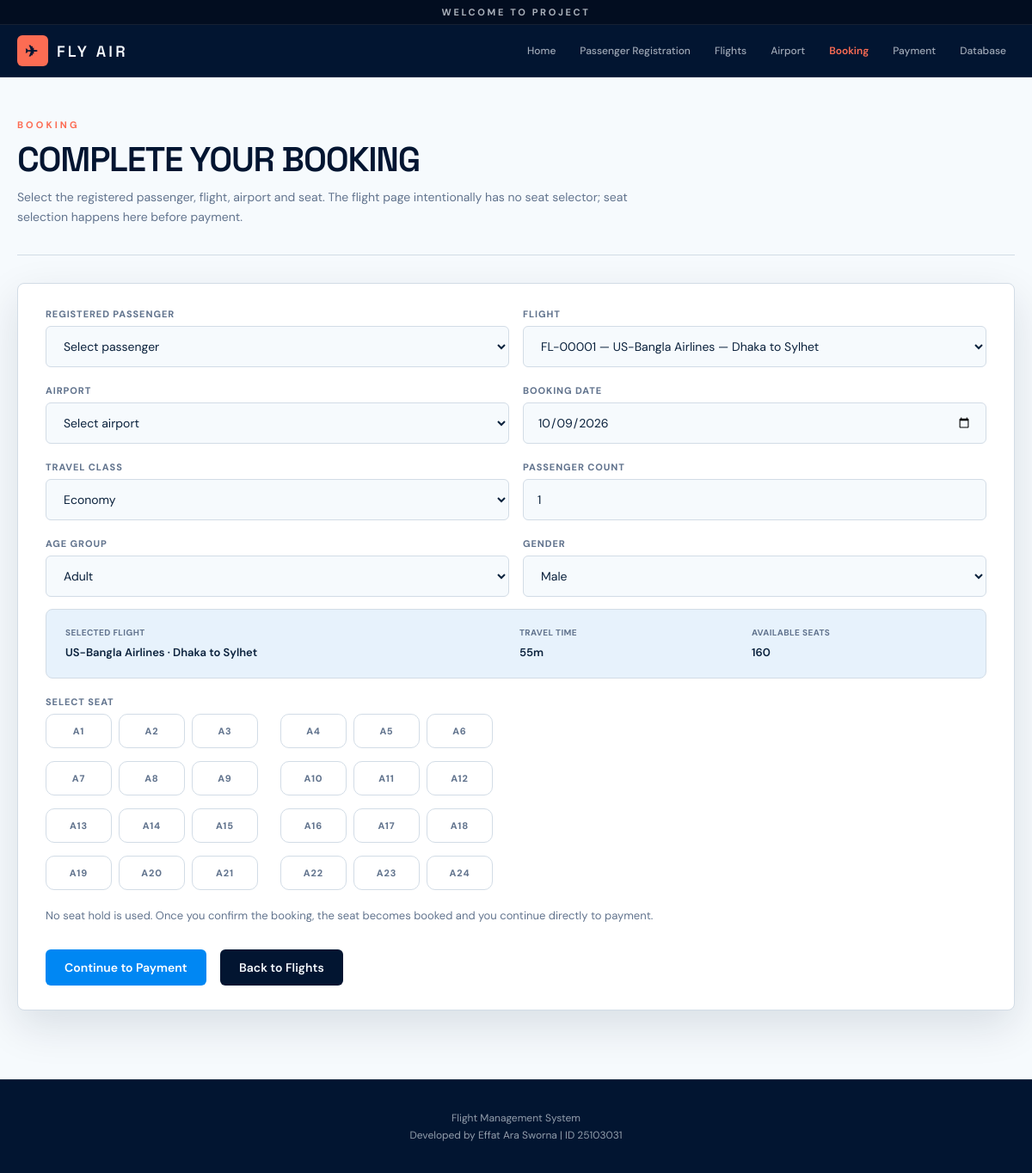
Screenshot of /booking.php?flight_id=1 with the database file from the repository.
### tables this page shows
CREATE TABLE IF NOT EXISTS flights (
  flight_id INT AUTO_INCREMENT PRIMARY KEY,
  flight_name VARCHAR(120) NOT NULL,
  route VARCHAR(160) NOT NULL,
  departure_date DATE NOT NULL,
  departure_time TIME NOT NULL DEFAULT '09:00:00',
  boarding_time TIME NOT NULL DEFAULT '08:15:00',
  gate_no VARCHAR(20) NOT NULL DEFAULT 'A01',
  total_seats INT NOT NULL DEFAULT 180,
  seats_available INT NOT NULL DEFAULT 180,
  travel_time VARCHAR(40) NOT NULL DEFAULT '1h 00m',
  base_fare DECIMAL(10,2) NOT NULL DEFAULT 5000,
  created_at TIMESTAMP DEFAULT CURRENT_TIMESTAMP
);

### db.php (called while the page is built, shortened)
<?php
function e($value) {
    return htmlspecialchars((string)$value, ENT_QUOTES, 'UTF-8');
}
?>

### booking.php (the view, shortened to what this page needs)
<?php
require "db.php";
$message="";$flight_id=(int)($_GET['flight_id']??$_POST['flight_id']??0);$airport_id=(int)($_GET['airport_id']??$_POST['airport_id']??0);
$flights=$conn->query("SELECT * FROM flights WHERE seats_available>0 ORDER BY departure_date");
$selected_flight=null;if($flight_id){$s=$conn->prepare("SELECT * FROM flights WHERE flight_id=? AND seats_available>0");$s->bind_param('i',$flight_id);$s->execute();$selected_flight=$s->get_result()->fetch_assoc();}
$booked=[];
?>
<!doctype html><html><head><meta charset="utf-8"><meta name="viewport" content="width=device-width,initial-scale=1"><title>Booking</title><link rel="stylesheet" href="style.css"></head><body><?php require "header.php"; ?><main class="container"><div class="page-head"><div class="eyebrow">Booking</div><h1>Complete Your Booking</h1><p>Select the registered passenger, flight, airport and seat. The flight page intentionally has no seat selector; seat selection happens here before payment.</p></div><?= $message ?>
<div class="panel"><form method="post"><div class="grid grid-2"><div class="field"><label>Registered Passenger</label><select name="passenger_id" required><option value="">Select passenger</option></select></div><div class="field"><label>Flight</label><select name="flight_id" onchange="location='booking.php?flight_id='+this.value" required><?php while($r=$flights->fetch_assoc()): ?><option value="<?=$r['flight_id']?>" <?=$flight_id==$r['flight_id']?'selected':''?>>FL-<?=str_pad($r['flight_id'],5,'0',STR_PAD_LEFT)?> </option><?php endwhile;?></select></div><div class="field"><label>Airport</label><select name="airport_id" required><option value="">Select airport</option></select></div><div class="field"><label>Booking Date</label><input type="date" name="booking_date" value="<?=date('Y-m-d')?>" required></div><div class="field"><label>Travel Class</label><select name="travel_class"><option>Economy</option></select></div><div class="field"><label>Passenger Count</label><input type="number" name="passenger_count" value="1" min="1" max="9"></div><div class="field"><label>Age Group</label><select name="age_group"><option>Adult</option></select></div><div class="field"><label>Gender</label><select name="gender"><option>Male</option></select></div></div>
<?php if($selected_flight): ?><div class="booking-summary"><div><small>Selected flight</small><strong><?=e($selected_flight['flight_name'])?> · <?=e($selected_flight['route'])?></strong></div><div><small>Travel time</small><strong><?=e($selected_flight['travel_time']?:'—')?></strong></div><div><small>Available seats</small><strong><?=e($selected_flight['seats_available'])?></strong></div></div><div class="field"><label>Select Seat</label><div class="seat-grid"><?php for($i=1;$i<=24;$i++): $seat='A'.$i; $isbooked=in_array($seat,$booked,true); ?><label class="seat <?=$isbooked?'booked':''?>"><input type="radio" name="seat_number" value="<?=$seat?>" <?=$isbooked?'disabled':''?> required><?=$seat?><?=$isbooked?' · Booked':''?></label><?php endfor;?></div></div><p class="muted">No seat hold is used. Once you confirm the booking, the seat becomes booked and you continue directly to payment.</p><button class="btn btn-primary" type="submit">Continue to Payment</button><?php else: ?><div class="notice info">Select a flight to load the available seat map.</div><?php endif; ?> <a class="btn btn-dark" href="flights.php">Back to Flights</a></form></div></main><?php require "footer.php"; ?></body></html>

### rows the page displays
flights: flight_name "US-Bangla Airlines", route "Dhaka to Sylhet", travel_time "55m", seats_available "160"

### other values shown
$seat "A1"
$seat "A2"
$seat "A3"
$seat "A4"
$seat "A5"
$seat "A6"
$seat "A7"
$seat "A8"
$seat "A9"
$seat "A10"
$seat "A11"
$seat "A12"
$seat "A13"
$seat "A14"
$seat "A15"
